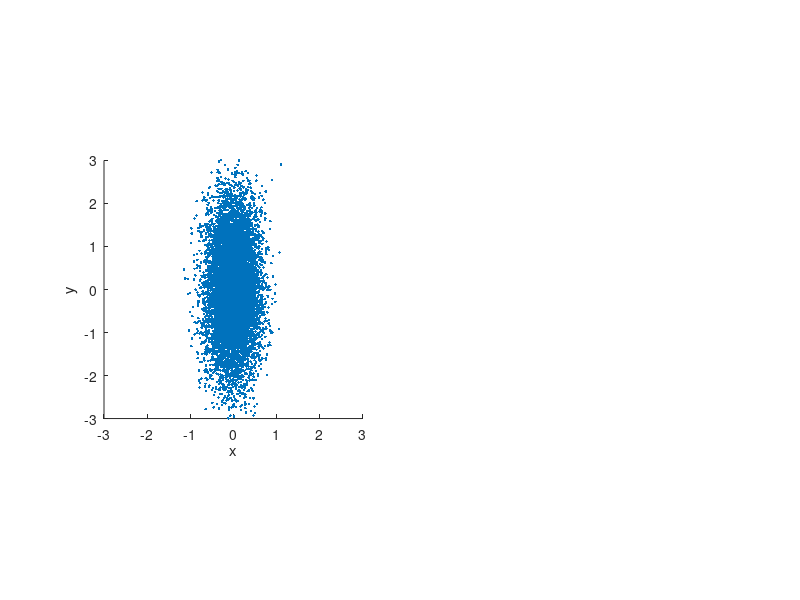

This figure's MATLAB source: (Note: this script raises an error after producing the figure.)
%-------------------------------------------------------------
% Principle Components Analysis Tutorial for NeuBeh/PBIO 545

addpath('dependencies_PCATutorial');
addpath('dependencies_LinearAlgebra');
clear all; close all;

%%
% This tutorial introduces Principle Components Analysis.  The aims are:
% (1) introduce dimensional reduction and its importance
% (2) introduce the covariance and covariance matrix
% (3) show how the eigensystem of the covariance matrix helps rank dimensions of
%	  a probability distribution by the amount of variance they capture
% (4) illustrate these concepts with a real practical application
%
% This builds on two key concepts introduced earlier in the course: probability 
% distributions and eigensystems.  If you are uncomfortable with either of those
% take another pass through the appropriate sections of the stochastic processes
% and/or linear algebra tutorials.
%
% Requires folders 'PCATutorial' and 'LinearAlgebraTutorial' to be added to
% the path.
%
% Created 2/03 Fred Rieke
% Revised
%-------------------------------------------------------------

%-------------------------------------------------------------
% Part 1: Motivation for dimensional reduction
%
%	What do we mean by dimensional reduction and why should you care
% about it?  With finite experimental data we always face a tradeoff between
% trying to identify all the important structure in the data while not being
% misled by randomness introduced because we don't have an infinite number of 
% samples.  A common example is construction of a post-stimulus time histogram 
% for spike responses to a repeated stimulus: in choosing the time bin for the 
% histogram we face a tradeoff of smoothing over temporal structure in the spike 
% train and avoiding lots of spurious structure due to finite data.  

% Here's an example of a set of spike responses from a retinal ganglion cell to a 
% dim flash of light:  
load rgc-spike-response

% plot several examples
figure(1);
clf;
plot(0);
hold on;
for resp=1:10
	plot([-1:.001:2.999], RGCSpikes(resp, :)/1.2 + resp)
end
hold off
xlabel('time (sec)')
ylabel('trial')

% This data is discretized into 1 msec time bins - so we have already thrown some
% information about spike times away.  Still a psth without any extra smoothing looks
% pretty ugly:

figure(1)
subplot(1, 2, 1)
plot([-1:.001:2.999], mean(RGCSpikes))
xlabel('time (sec)')
ylabel('spike probability')

% You can at least see there is an extra density of spikes after the flash, but you also 
% have some sense that most of the structure in the histogram is just noise.  In effect 
% we are retaining too many variables - in this case each of the 4000 time bins that
% specify the spike times.  This is equivalent to representing each spike train 
% in a 4000 dimensional space, where each dimension corresponds to one time bin.
% Let's resample the data to produce larger time bins and repeat

ResampleFactor = 100;		% 100 msec bins
clear ResampledRGCSpikes;
for resp=1:size(RGCSpikes, 1)
	ResampledRGCSpikes(resp, :) = decimate(RGCSpikes(resp, :), ResampleFactor, 1);
end
figure(1)
subplot(1, 2, 2)
plot([-1:.001*ResampleFactor:2.999], mean(ResampledRGCSpikes));
xlabel('time (sec)')
ylabel('spike probability')

% this looks better.  Now we are in effect using a 40 dimensional space, with
% each dimension a 100 msec time bin.  But we might start to worry that we are smoothing
% too much and losing some real structure in the data.  Part of the problem here is 
% unavoidable: with finite data there is only so much structure we can identify and separate 
% from sampling errors.  But we would like to make the best use possible of our finite 
% data - i.e. we would like to choose the low dimensional space used to represent the data
% carefully so that the structure of the data is captured as effectively as possible.

% PCA is about finding a relatively low dimensional representation of 
% a set of data - and doing so systematically rather than using some ad hoc
% procedure.  In the example above, the strategy of smoothing over bins 
% to produce a better looking psth is somewhat arbitrary and is not guided
% by the structure of the cell's responses itself.  What PCA will do is provide
% a set of components (think of this as a set of axes in the space the data is 
% represented in - our 4000 dimensional space above).  Importantly, PCA tells us how
% much structure in the data is captured by each dimension.  This will, hopefully, 
% become more concrete below.

%-------------------------------------------------------------
% Part 2: Covariance and covariance matrix
%
%	Consider a signal characterized by two variables, x and y.  We have multiple
% samples of x,y pairs of the signal.  The covariance 
% matrix for x and y is defined as:
%	Covar = [<xx>-<x><x>  <xy>-<x><y>
%			 <xy>-<x><y>  <yy>-<y><y>]
% where <x> is the average of x across samples, etc.  The diagonal elements contain
% the variances of x (upper left) and y (lower right).  The off diagonal terms
% contain the covariance between x and y - i.e. how much do x and y
% change together.  Note that each element is corrected for the expectation based 
% on the mean values alone - i.e. we take <xy> and subtract what we expect from 
% the averages of x and y alone - <x><y> - assuming x and y are uncorrelated.
%
% This is closely related to r values and the correlation matrix.  To compute the 
% correlation between x and y, you would take (<xy>-<x><y>) / sqrt(<xx><yy>) - in 
% other words you take the off diagonal term of the covariance matrix above and 
% normalize it by the square root of the product of the diagonal terms.  In general
% the i,j element of the correlation matrix is
%		CorM(i,j) = Cov(i,j)/sqrt[Cov(i,i)Cov(j,j)]
% or alternatively the covariance matrix is
%		Cov(i,j) = Cor(i,j) * sqrt[var_i var_j]

% Let's look at some examples.
%
% Example 1: x and y independent

% each row of Dist contains a separate x-y pair, x is the first column, y the second
clear Dist;
Dist(:, 1) = normrnd(0,0.3,10000, 1);			% normal distribution, sd 0.3		
Dist(:, 2) = normrnd(0,1,10000, 1);				% normal distribution, sd 1

% plot sample points in x-y plane
figure(1)
clf
subplot(1, 2, 1)
plot(Dist(:, 1), Dist(:, 2), '.');
axis([-3 3 -3 3])
axis square
xlabel('x')
ylabel('y')

% construct the covariance matrix explicitly
varx = mean(Dist(:, 1).^2) - mean(Dist(:, 1))^2;		% <xx> - <x><x>
vary = mean(Dist(:, 2).^2) - mean(Dist(:, 2))^2;		% <yy> - <y><y>
covarxy = mean(Dist(:, 1) .* Dist(:, 2)) - mean(Dist(:, 1)) * mean(Dist(:, 2));		% <xy> - <x><y>

Covar = [varx 		covarxy
		 covarxy 	vary]

% alternatively Matlab has a covariance command

cov(Dist)

% The diagonal of the covariance matrix is the variance of x and y,
% and the off diagonal elements are small (and in fact are not 0 only 
% due to the finiteness of our sample set - rerun the code above several 
% times to convince yourself of this). 

% Compare this to the correlation matrix

corrcoef(Dist)

% Again we see structure along the diagonal (now nicely normalized) and not much off diagonal.

% The lack of covariance (and correlation) is what we might expect from the shape of the 
% plotted distribution.  The spread of points along the x axis appears uncorrelated with 
% the spread along the y axis - or in other words, if I told you the x axis value, you 
% could not predict the y axis value.  

% Example 2: x and y correlated

clear Dist;
Dist(:, 1) = normrnd(0,0.3,10000, 1);			
Dist(:, 2) = normrnd(0,1,10000, 1) + 1.5 * Dist(:, 1);

figure(1)
subplot(1, 2, 2)
plot(Dist(:, 1), Dist(:, 2), '.');
axis([-3 3 -3 3])
axis square
xlabel('x')
ylabel('y')

% construct the covariance matrix 
varx = mean(Dist(:, 1).^2) - mean(Dist(:, 1))^2;
vary = mean(Dist(:, 2).^2) - mean(Dist(:, 2))^2;
covarxy = mean(Dist(:, 1) .* Dist(:, 2)) - mean(Dist(:, 1)) * mean(Dist(:, 2));

Covar = [varx 		covarxy
		 covarxy 	vary]
cov(Dist)

% Now note that the distribution shows a correlation between x and y - i.e. the 
% distribution is angled in the x-y plane.  Correspondingly the covariance has off 
% diagonal elements.  

% Again compare this to the correlation matrix

corrcoef(Dist)

% You can think of lots of cases where x and y might be correlated.  For example, 
% x might be fraction of lectures Mike gives, and y might be fraction of lectures
% containing superfluous PowerPoint `features.'  Another example is two cells
% with common input and hence correlated spike trains: x could be the firing rate 
% in one cell and y the firing rate in the other.  If the cells are correlated, when
% cell x generates a high firing rate, so does cell y.  In this case the value of x gives
% you some ability to predict y.

% Here is another use of the covariance matrix.  Let's say we want to take our
% distribution Dist above and "spherize" it (Greg claims "to sphere" is a verb, so 
% blame him).  What that means is we want to create a distribution with new axes 
% x' and y' where the two are uncorrelated, and the standard deviation along 
% each axis is 1.  We can do that using the inverse of the SQUARE ROOT of the covariance
% matrix.  Why the square root?  Remember the entries of the covariance are variances
% or covariances - e.g. the upper right element is the variance of x.  So to get the 
% units right we need something that is more like a standard deviation - hence
% the square root.  If this is unclear go back to the example of the scaling matrix
% in the linear algebra tutorial - remember there we had only to scale the x and y axes, 
% and we used the inverse of a diagonal matrix with the sd of x and y along the 
% diagonal.  Let's try the inverse of the square root of the covariance matrix:

Dist2 = Dist * inv(Covar^0.5);

figure(1)
subplot(1, 2, 1)
plot(Dist(:, 1), Dist(:, 2), '.');
axis([-3 3 -3 3])
axis square
xlabel('x')
ylabel('y')
subplot(1, 2, 2)
plot(Dist2(:, 1), Dist2(:, 2), '.');
axis([-3 3 -3 3])
axis square

% What the inverse of the square root of the covariance has done is rotated and scaled
% the axes.  Now in the x', y' coordinate system the distribution is circular (i.e. it has
% been spherized).

% The covariance generalizes to higher dimensions.  Let's consider a could more examples:

% Example 3: 6-d, no correlation between any components

clear Dist;
NumDim = 6
for dim = 1:NumDim
	Dist(:, dim) = normrnd(0,dim,10000, 1);			
end

cov(Dist)

% Again in this case the covariance matrix is diagonal, with elements equal to the 
% variance, and the off diagonal elements are small and not systematically different
% from 0 (run again to convince yourself of that).

% Example 4: 6-d, some elements correlated

clear Dist;
NumDim = 6
for dim = 1:NumDim
	Dist(:, dim) = normrnd(0,dim,10000, 1);			
	if (dim > 1)
		Dist(:, dim) = Dist(:, dim) + 0.5 * Dist(:, dim-1);			
	end
end

cov(Dist)

% Like the simple 2-d example, when we create a correlation between the variables
% corresponding to the different axes or dimensions of the data, we introduce
% non-zero off diagonal components.

% Keep this picture of the covariance matrix in mind when we turn to applications
% to problems in neuroscience below.

% Question set #1:
%	(1) Explain the value of the components of the 2 dimensional covariance matrix in 
%		Example 2 above.  
%	(2) Which of the off diagonal elements in the covariance matrix for Example 4 above
%		are nonzero?  Why?
%	(3) Can you break up inv(Covar^0.5) as above into the product of a rotation and 
%		a scaling matrix?


%-------------------------------------------------------------
% Part 3: Eigensystem of the covariance matrix
%
%	The eigenvectors of the covariance matrix turn out to provide a useful coordinate system.
% In particular, the eigenvalues determine how much of the variance of the distribution falls
% along the associated eigenvector.  Let's look at this for our 2d cases above:

% Example 1: x,y independent

clear Dist;
Dist(:, 1) = normrnd(0,0.3,10000, 1);			
Dist(:, 2) = normrnd(0,1,10000, 1);

C = cov(Dist);
[EigVec, EigVal] = eig(C);

% remember EigVec is a square matrix whose columns are the eigenvectors, and EigVal
% is a diagonal matrix with the eigenvalues along the diagonal.  Also remember the 
% eigenvectors v satisfy M v = l v, where l is the eigenvalue (a scalar).  Review this
% stuff in the linear algebra tutorial if it seems all new.

% superimpose eigenvectors on distribution
figure(1)
clf
subplot(1, 2, 1)
hold on
plot(Dist(:, 1), Dist(:, 2), '.');
axis([-3 3 -3 3])
axis square
xlabel('x')
ylabel('y')
PlotVector(EigVec(:, 1), 'r');
PlotVector(EigVec(:, 2), 'g');
hold off

% So the first eigenvector (red) points along the x-axis and the second (green)
% along the y-axis.  This makes sense since the covariance matrix is near diagonal.
% The eigenvectors should be close to (1 0) and (0 1).  Look at the associated eigenvalues:

EigVal

% They are equal to the variance associated with each eigenvector - i.e. the variance along 
% the x and y axes in this example.

% Example 2: x,y correlated

clear Dist;
Dist(:, 1) = normrnd(0,0.3,10000, 1);			
Dist(:, 2) = normrnd(0,1,10000, 1) + 1.5 * Dist(:, 1);

C = cov(Dist);
[EigVec, EigVal] = eig(C);

figure(1)
subplot(1, 2, 2)
hold on
plot(Dist(:, 1), Dist(:, 2), '.');
axis([-3 3 -3 3])
axis square
xlabel('x')
ylabel('y')
PlotVector(EigVec(:, 1), 'r');
PlotVector(EigVec(:, 2), 'g');
hold off

% now the eigenvectors no longer point along the x and y axis.  Instead, the
% eigenvector with the largest eigenvalue (green in this case) points in the 
% direction along which the cloud of points is the most extended.  The second
% eigenvalue points in an orthogonal direction.  Why do the eigenvectors have this
% property?  Remember we could think about the covariance matrix as a rotation and 
% scaling matrix.  The rotation part would generate a new coordinate system x', y'
% in which the covariance was diagonal - like the independent case above.  If we
% view the eigenvectors in this coordinate system they should line up with the axes.
% In our original coordinate system these eigenvectors are at angles determined by the
% angle of the distribution.

% Again the amount of variance associated with each axis is given by the eigenvalue.  
% Let's check this last statement.  We will project each point along each of the 
% two eigenvectors and measure the associated variance:

% remember each row of Dist is an x-y pair (i.e. specifies the x and y components
% of the vector pointing to that data point).  Thus we can compute the projections
% along the eigenvectors by multiplying the Dist matrix by each eigenvector:

Proj1 = Dist * EigVec(:, 1);
Proj2 = Dist * EigVec(:, 2);

% now check the variance of each set of projections
var(Proj1)
var(Proj2)

% this should be equal to the associated eigenvalues

EigVal

% this again extends to higher dimensions:
clear Dist;
NumDim = 6
for dim = 1:NumDim
	Dist(:, dim) = normrnd(0,dim,10000, 1);			
	if (dim > 1)
		Dist(:, dim) = Dist(:, dim) + 0.5 * Dist(:, dim-1);			
	end
end
C = cov(Dist);
[EigVec, EigVal] = eig(C);
EigVal

% so in this case we see that the last eigenvector is associated with the most variance.  Again we can
% check that the associated eigenvalues are indeed equal to the variance:

for dim = 1:NumDim
	fprintf(1, 'Eigenvector %d: variance = %d\n', dim, var(Dist*EigVec(:, dim)));
end

% Why is all this useful?  Remember that the eigenvectors provide a coordinate system
% or a set of axes to represent the space spanned by the columns of a matrix.  But this
% is not an arbitrary coordinate system.  The eigensystem is providing a coordinate system
% for our data where each axis is ranked in terms of how much variance is associated with
% it.  It is this ranking of the axes that provides a systematic way to reduce the number
% of dimensions describing some piece of data.  That is we can make a logical choice of
% which axes to keep and which to discard, and know how much of the variance we are capturing 
% and failing to capture when we limit the number of dimensions.  

%-------------------------------------------------------------
% Part 4: Applications

% Principle components of single photon responses
%
%	This section illustrates how these tools can be used to provide a low dimensional
% representation of single photon responses from rod photoreceptors.  We know that the rod
% single photon responses vary from one to the next, and would like to have a compact way
% to characterize these response variations.  Let's see how we can do this using PCA.

% load in rod data - this should create two matrices: Singles and Failures.  Each row
% of these matrices contains a single response (sampled every 10 msec).  Singles contains
% single photon responses with the flash at time point 20, failures contains sections of dark record.
% Both singles and failures contain noise produced by the rod in darkness.  In addition, the 
% single photon responses themselves vary.  Thus we want to identify and characterize the 
% extra variability present in Singles compared to Failures.

load RodData

% plot mean and time-dependent variance of singles and failures

figure(1);
clf;
subplot(1, 2, 1)
plot([1:size(Singles, 2)], mean(Singles),[1:size(Singles, 2)], mean(Failures))
xlabel('time')
ylabel('current (pA)')
subplot(1, 2, 2)
plot([1:size(Singles, 2)], var(Singles),[1:size(Singles, 2)], var(Failures))
xlabel('time')
ylabel('variance (pA^2)')

% Blue is the mean and variance of the singles, green of the failures.  Look at the 
% variance plot.  There is additional variance of the singles above that explained by 
% the variance of the dark records.  This is the variance attributable to fluctuations
% in the single photon response.  The time-dependent variance, however, does not provide
% a complete description of how the responses vary because all it tells us is how 
% much variance is present at one time point, but it fails to tell us how correlated
% the response is at two different times.  Another way of saying this is that specifying 
% the mean and variance as in figure 1 does not allow us to generate the responses - we are
% missing information about how to go from the variance to a single response.  This is like 
% telling you the square of a signal and asking you to estimate the signal itself; you can't
% because there are multiple signals that have the same square.  Likewise multiple distributions
% of single photon responses can have the same time-dependent variance.  PCA can help us here.  

% compute covariance matrix of singles

SinglesCovar = cov(Singles);

% look at eigenvalues

SinglesEigVal = eig(SinglesCovar);
figure(1)
clf
plot(SinglesEigVal, 'o')
xlabel('component')
ylabel('variance')

% So there are several large eigenvalues, and a bunch of small ones.  This looks promising: we
% probably want to keep the large ones, and hopefully can discard the small ones without losing too
% much.  We'll test this by comparing the variance of the singles and failures along each eigenvector
% and computing the variance of each

[EigVal, EigVec] = eig(SinglesCovar);
VarFailures = var(Failures * EigVec);
VarSingles = var(Singles * EigVec);

% plot variance of singles and failures projected along each eigenvector

figure(1)
plot([1:length(SinglesEigVal)], VarSingles, 'or', [1:length(SinglesEigVal)], VarFailures, '*')
xlabel('component')
ylabel('variance')

% Note that the variance of the projections along the last few eigenvectors is larger for
% the singles than failures.  This tells us that there is significant structure in the 
% singles in this direction (i.e. along this axis) that is not present in the failures.  If 
% the variance of the singles and failures is similar we reject that axis because 
% it is not picking up structure beyond that expected from the dark fluctuations in current.  
% Lets focus in on the region of interest

figure(1)
xlim([110, 120]);

% It looks like most of the action is in the last 2 or 3 components.  Let's look at those.  
% We will reduce each response to a single point in a 3-d space with axes given by the 
% last 3 eigenvectors.  Each response is specified by its projections along these axes.
% First lets use 'eigs' to return the 3 eigenvectors associated with the largest eigenvalues - 
% these are the 3 axes we are interested in:

% get a few selected eigenvectors (by default eigs gives us those with the largest
% eigenvalues):

[EigVec, EigVal] = eigs(SinglesCovar, 3);

% look at these
figure(1)
clf
plot(EigVec);
xlabel('time')

% they should look reasonable.  In particular they should not have much 
% structure in the first 20 points (which are prior to the flash).  Now we will 
% describe each individual response by its projection along these responses - 
% in other words by the weight of each component.  First lets look at a couple
% real responses and their descriptions in terms of the eigenvectors:

figure(2)
clf
start = 10;				% first response to look at
for n = 1:3
	resp(1:size(Singles, 2)) = 0;
	fprintf(1, '\nResponse %d ', n+start);
	% add up weighted versions of each eigenvector
	for comp = 1:3
		resp = resp + Singles(n+start, :) * EigVec(:, comp) * EigVec(:, comp)';
		fprintf(1, 'coefficient %d = %d ', comp, Singles(n+start, :) * EigVec(:, comp));
	end
	subplot(1, 3, n)
	plot([1:size(Singles, 2)], Singles(n+start, :), [1:size(Singles, 2)], resp)
end

% So we are expanding each response in a series with the basis set given by the 
% eigenvectors and the expansion coefficients given by the projection of the response
% along the eigenvector.  The blue lines are the original responses, the green traces 
% the fits using the projections along each of the three eigenvectors.  Remember there is also 
% dark noise in the recorded responses, so we don't expect the agreement to be
% perfect.

% Now lets look at the distributions of singles and failures along the three axes:

figure(2)
clf
plot3(Singles * EigVec(:, 1), Singles * EigVec(:, 2), Singles * EigVec(:, 3), 'or')
hold on
plot3(Failures * EigVec(:, 1), Failures * EigVec(:, 2), Failures * EigVec(:, 3), '*')
xlabel('component 1')
ylabel('component 2')
zlabel('component 3')
grid on
rotate3d on 

% Rotate the plot around (using the mouse) to get a sense of how the structures of the
% two distributions differ.  You should see two things.  First, there is a difference 
% between the means of the two distributions.  That's good - because there is a lot of
% structure in the mean single photon response that should get captured.  Second, the
% spread of the singles distribution looks larger than that of the failures, clearly along the
% component 1 and 2 axes, and probably along the component 3 axis.  

% What does this do for us?  We have described the set of single photon responses in a 
% relatively low dimensional space.  This helps us in a couple ways.  First, we can 
% describe the nature of the variations in the responses about the mean, and compare
% these to various models for how these variations are generated.  Second, we can use
% this procedure to make a generative model that produces responses with characteristics
% close to those of the actual single photon responses.  

% Question set #2:
%	(1) Can you think of another case where dimensional reduction is important?
%	(2) How much of the variance of the singles are we capturing with the first
%	    3 components above?  How much more do we get with 10 components?
